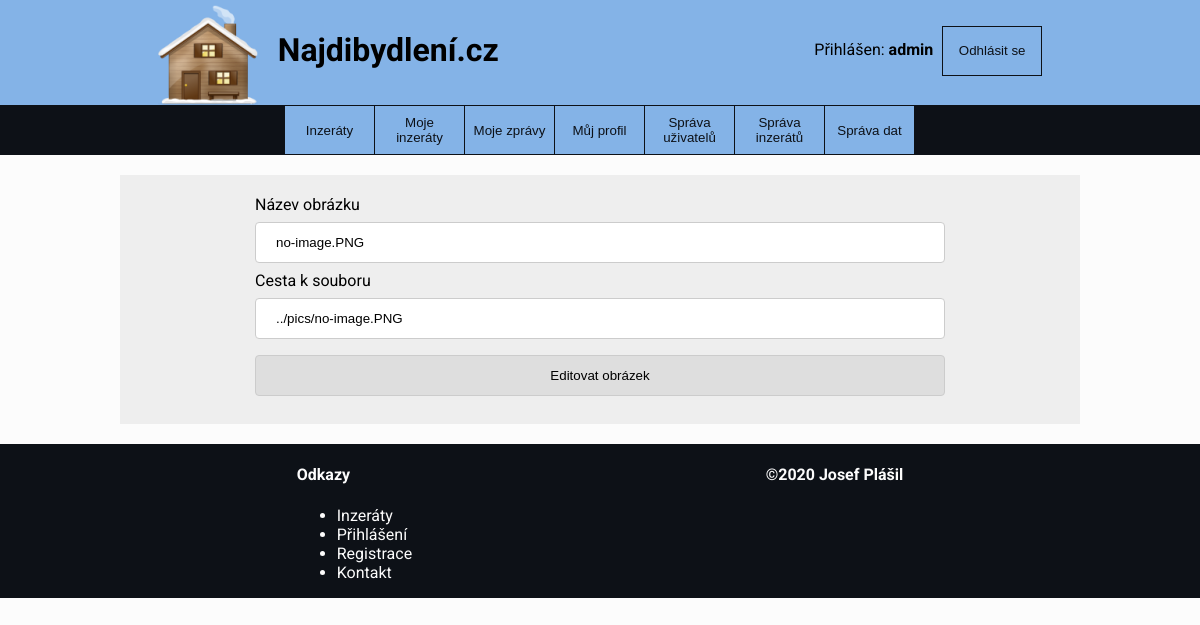
/index.php?page=edit_picture&picture=1 (signed in), run on an earlier commit of the app's database.
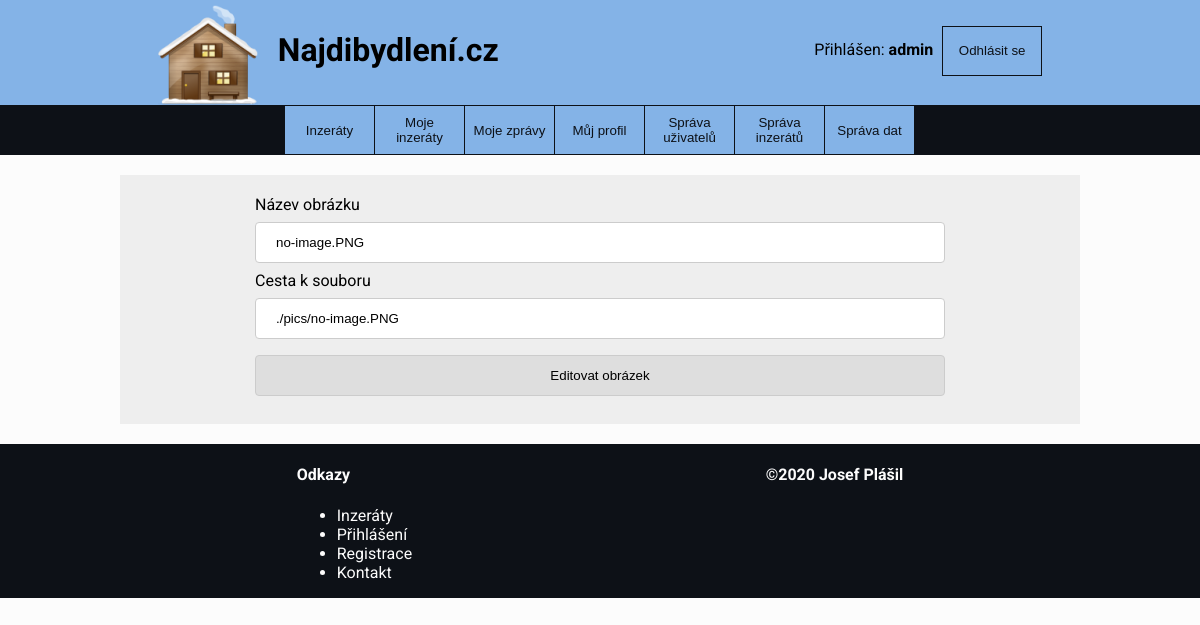
And on a later commit of the database.
### tables this page shows
CREATE TABLE IF NOT EXISTS `images`
(
    `image_id`      INT          NOT NULL AUTO_INCREMENT,
    `name`          VARCHAR(75)  NOT NULL,
    `path`          VARCHAR(256) NOT NULL,
    `items_item_id` INT(5)       NOT NULL,
    PRIMARY KEY (`image_id`),
    INDEX `fk_images_items1_idx` (`items_item_id` ASC),
    CONSTRAINT `fk_images_items1`
        FOREIGN KEY (`items_item_id`)
            REFERENCES `items` (`item_id`)
            ON DELETE NO ACTION
            ON UPDATE NO ACTION
);

### data/function.php (called while the page is built, shortened)
<?php
$dbServername = "localhost";
$dbUsername = "root";
$dbPassword = "Database1001";
$dbName = 'db_dev';
function getPicturesById($id) {
    global $dbServername, $dbUsername, $dbPassword, $dbName;
    $conn = new mysqli($dbServername, $dbUsername, $dbPassword, $dbName);
    $sql = "SELECT * FROM images WHERE image_id = $id";
    return $conn->query($sql);
}

### page/edit_picture.php (the view, shortened to what this page needs)
<?php
if (isset($_GET["picture"])) {
    $pictureId = $_GET["picture"];
    $picture = getPicturesById($pictureId);
    if ($picture->num_rows > 0) {
        $rowPicture = $picture->fetch_assoc();
    }
}
?>
<div class="full-width-wrapper">
    <div class="flex-wrap">
        <div class="item-details">
            <div class="message-form">
                <form action="" method="post">
                    <label>Název obrázku<input type="text" placeholder="Název obrázku" name="edit-image-name" required value="<?php
                        echo $rowPicture["name"];
                        ?>"></label>
                    <label>Cesta k souboru<input type="text" placeholder="Cesta k souboru" name="edit-image-path" required value="<?php
                        echo $rowPicture["path"];
                        ?>"></label>
                    <input type="submit" name="edit-image" value="Editovat obrázek">
                </form>
            </div>
        </div>
    </div>
</div>

What changed in the data, as far as the page shows it:
changed images "no-image.PNG": edit-image-path "../pics/no-image.PNG" → "./pics/no-image.PNG"
